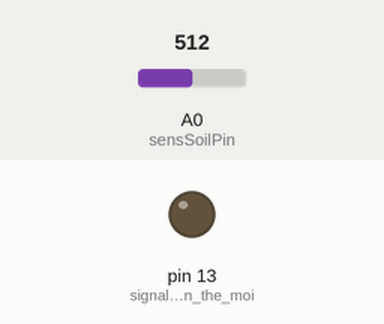
Recording of a sketch running on a simulated Arduino Uno, built with avr-gcc and run on an emulated ATmega328P. Parts: output pins drawn as LEDs (lit = HIGH). Inputs (shaded band) come from the test bench; at power-on: A0 (sensSoilPin) = 512. What the sketch prints to the serial monitor is not drawn.

Above: at 5.5 s.
Timing chart, 0 to 14.3 s (numbered marks = the images above):
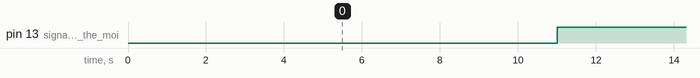

Measured:
- by itself, pin 13 (signal_to_turn_on_the_moi): alternates HIGH for 6.0 s and LOW for 5.0 s

The sketch:

HappyPlants.ino
```cpp
#include <Arduino.h>

// Initialise timer and state variables
  unsigned long tCurrent; //all times are defined in seconds

//Soil and Water Level Sensors
  //Sensors and values
  const int sensSoilPin = A0; //moisture sensor pin
  int sensSoilValue = 0;
  int sensSoilValueLast = 0;
  int threshSoilValue; // soil moisture level limit ** is this min or max?
  const int sensWaterPin = A1; //water level sensor pin
  int sensWaterValue = 0;
  int sensWaterValueLast = 0;
  int threshWaterValue = 700; // pump turn on water level sensor reading threshold
  //Timers and states
  int tMeasInterval = 10; //take a measurement every tMeasInterval seconds
    //** target interval of 10 minutes (600s)
  int measState = LOW;
  unsigned long tMeasStart = 0; //time relative to tCurrent when pump state goes HIGH
  unsigned long tMeasCount = 0; //tCurrent while measState is HIGH
  int tMeasDuration = 5; // duration to take moisture level readings
    //target duration 5s

//Pump control
  //Sensors
  const int potPumpDurPin = A2;
  int potPumpDurValue;
  //Timers and states
  int pumpState = LOW; // pump demand state, low: OFF
  unsigned long tPumpStart = 0; //time relative to tCurrent when pump state goes HIGH
  unsigned long tPumpCount = 0; //tCurrent while measState is HIGH
  int tPumpInterval = 20; //how often should the pump be turned on? suggest 6 hours (2160s)
  int tPumpDuration = 3; //** can bre removed, fixed duration for pump to stay on
  const int tPumpDurMin = 2; //seconds
  const int tPumpDurMax = 7; //seconds
  //** suggest using tPump from 10 to 120 seconds

void setup() {
  Serial.begin(9600);
  pinMode(13,OUTPUT); //signal to turn on the moisture sensor
  digitalWrite(13,LOW); //initialise
  //** setup pin to turn on water level sensor
  //** pinMode(2,OUTPUT); //signal to turn on the pump
  Serial.print("tCurr, tMeas, tPump, tPumpDur, Soil Sensor \n"); //header for serial output
}

void loop() {
  tCurrent = millis()/1000; //time in second

  //Read the potentiometer which sets the pump on duration, defined by tPumpDurMin/tPumpDurMax
  //** potPumpDurValue = analogRead(potPumpDurPin);
  tPumpDuration = map(potPumpDurValue,10,1020,tPumpDurMin,tPumpDurMax);


  /*
   * Sensors are only enabled for short periods of times as the contacts can corrode
   */

  //Soil and water level checks
  if((tCurrent - tMeasStart) > tMeasInterval){ //check if the required time interval has passed
    measState = HIGH;
    tMeasStart = tCurrent;
  }

  //Enable the sensor and take reading for tMeasDuration seconds
  if(measState == HIGH && (tCurrent - tMeasStart) <= tMeasDuration){
    tMeasCount = tCurrent;
    digitalWrite(13,HIGH); //signal to turn on soil measurement
    sensSoilValue = analogRead(sensSoilPin);
    //sensWaterValue = analogRead(sensWaterPin);

    }
  else {
    // On the falling edge of meas state, store the sensor reading in "last"
    //** Is there a better water level sensor to use that is inexpensive?
    if(measState == HIGH){
      sensSoilValueLast = sensSoilValue;
      sensSoilValue = 0;
      sensWaterValueLast = sensWaterValue;
      sensWaterValue = 0;
    }
    //** measState for the pump state machine to use
    measState = LOW;
    tMeasCount = 0;
    sensSoilValue = 0;
    digitalWrite(13,LOW); //turn off the sensors
  }

//Pump Control
/* The pump timer will turn on every tPumpInterval unless:
 * Water tank is low OR
 * Soil moisture is too high
 * If either condition is true wait another tPumpInterval
 */

  // Pump Timer
    /*
      Check if the required time interval for the pump has passed, if so set pumpState HIGH
      Then check if the moisture level is too high or the water level is low and disable accordingly
    */
    if((tCurrent - tPumpStart) > tPumpInterval){
      pumpState = HIGH;
      tPumpStart = tCurrent;
    }

  // Check the status of the water level sensor and soil moisture
  if(sensWaterValueLast > threshWaterValue || sensSoilValueLast > threshWaterValue){
    //** pick a sensible value for sensor out of water contact
    //** verify 'calibration' of these sensors
    pumpState = LOW;
    //** turn on low water level LED - need to prototype this
    //** status light for soil moisture, three stage? use 3 stage LED?
  }

  if(pumpState == HIGH && (tCurrent - tPumpStart) <= tPumpDuration){
    tPumpCount = tCurrent;
  }
  else{
    pumpState = LOW;
    tPumpCount = 0;
  }

  Serial.print(tCurrent);
  Serial.print(", ");
  Serial.print(tMeasCount);
  Serial.print(", ");
  Serial.print(tPumpCount);
  Serial.print(", ");
  Serial.print(tPumpDuration);
  Serial.print(", ");
  if(measState == HIGH) Serial.print(sensSoilValue);
  Serial.print("\n");
  delay(1000);
}
```
